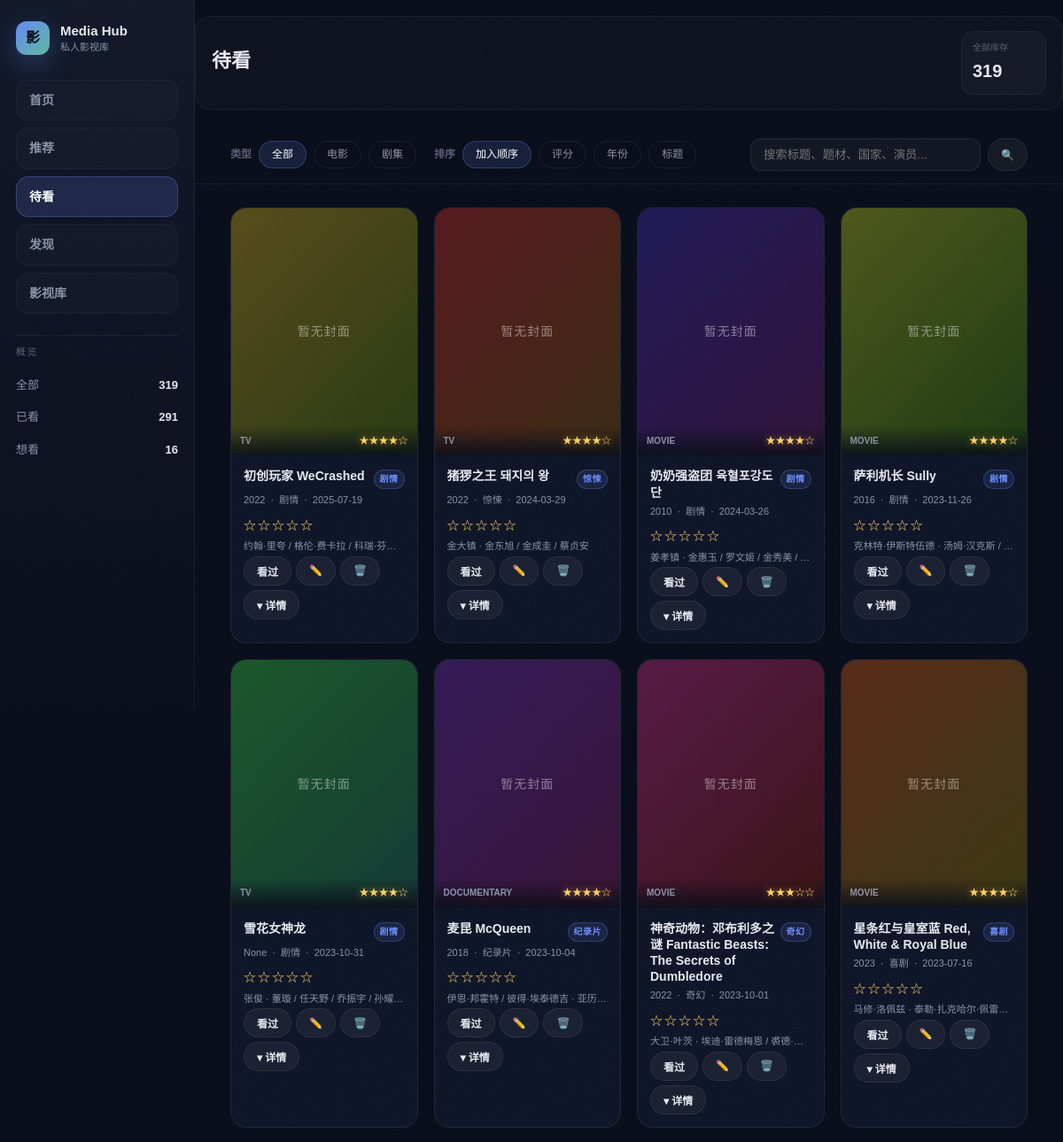
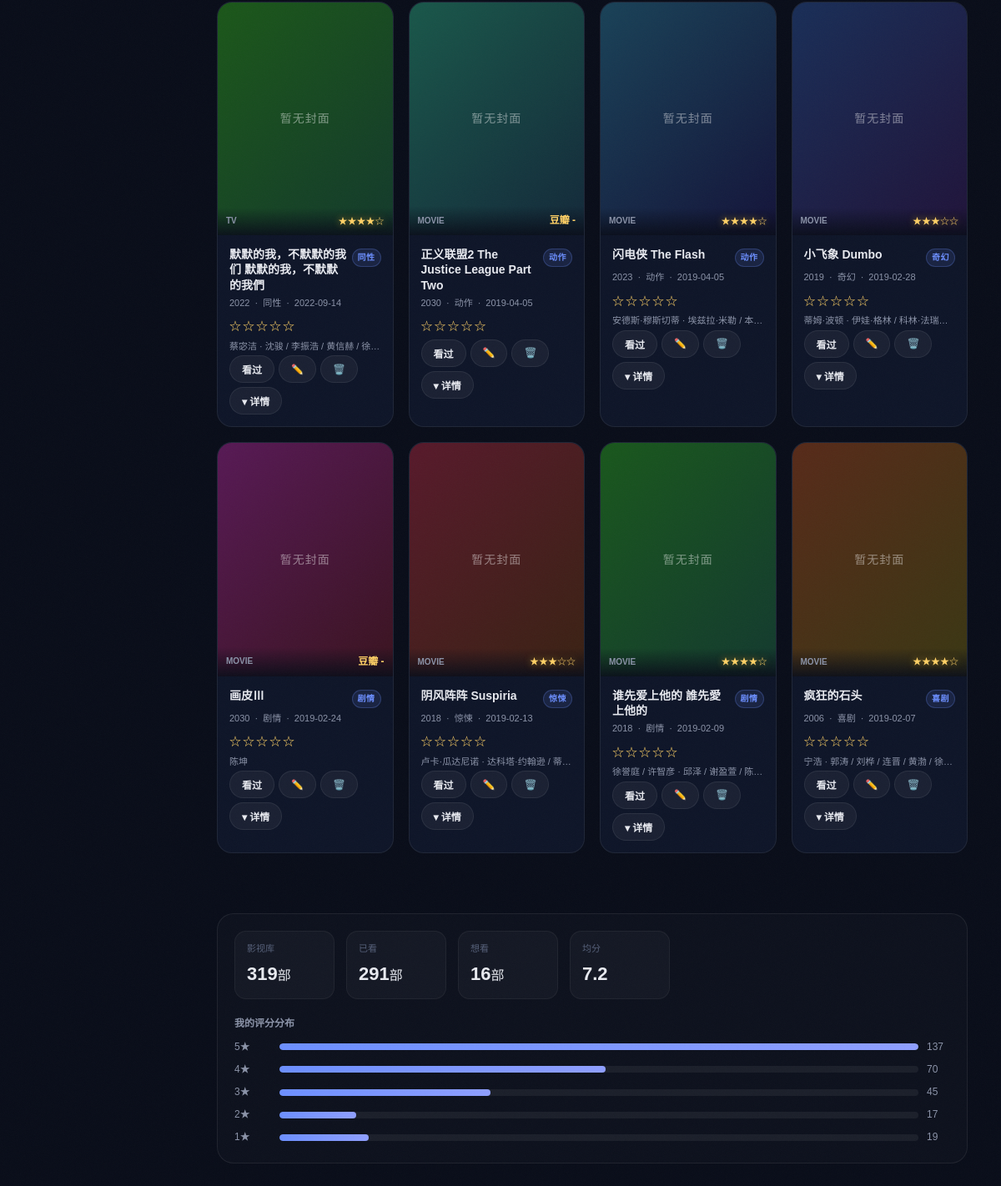
Screenshot of /watchlist with the database file from the repository (2 pictures, top to bottom).
### tables this page shows
CREATE TABLE douban_watch_history (
    subject_id TEXT PRIMARY KEY,
    title TEXT NOT NULL,
    kind TEXT,
    year INTEGER,
    url TEXT,
    intro TEXT,
    watched_date TEXT,
    my_rating INTEGER,
    comment TEXT,
    tags TEXT,
    scraped_at TEXT DEFAULT CURRENT_TIMESTAMP
, douban_rating REAL, douban_rating_count INTEGER, subtype TEXT, directors TEXT, actors TEXT, countries TEXT, genres TEXT, languages TEXT, release_dates TEXT, durations TEXT, episodes TEXT, aka TEXT, summary TEXT, meta_scraped_at TEXT, status TEXT, cover_url TEXT, watch_count INTEGER DEFAULT 1, rating_source TEXT DEFAULT "douban", comment_source TEXT DEFAULT "douban", recommend_feedback TEXT, feedback_updated_at TEXT, added_at TEXT, tmdb_id TEXT, recommendation_note TEXT, recommended_at TEXT, recommend_rank INTEGER, recommend_source TEXT);

### app.py (the view)
@app.get('/watchlist', response_class=HTMLResponse)
def watchlist(request: Request, kind: str = Query('all'), q: str = Query(''), sort: str = Query('date'), added_order: str = Query('desc'), page: int = Query(1)):
    PAGE_SIZE = 20
    conn = get_conn()
    items, total = build_wish_items_paged(conn, kind=kind, q=q, sort=sort, added_order=added_order, page=page, page_size=PAGE_SIZE)
    return templates.TemplateResponse('library.html', {
        'request': request,
        'items': items,
        'status': 'wish',
        'kind': kind,
        'q': q,
        'sort': sort,
        'added_order': added_order,
        'page': page,
        'total': total,
        'page_size': PAGE_SIZE,
        'page_mode': 'watchlist',
        'site_stats': get_site_stats(),
    })

### templates/library.html (shortened to what this page needs)
{% extends 'base.html' %}
{% block content %}
<section class="page-intro compact muted">
  <div>
    <h1>{% if page_mode == 'watchlist' %}待看{% else %}影视库{% endif %}</h1>
  </div>
  <div class="page-intro-stats">
    <div class="intro-stat"><span>全部库存</span><strong>{{ site_stats.total if site_stats else items|length }}</strong></div>
  </div>
</section>
<section class="filter-bar">
  <div class="filter-group">
    <span class="filter-label">类型</span>
    <a class="filter-chip {% if kind=='all' %}active{% endif %}" href="?status={{ status }}&kind=all&q={{ q }}&sort={{ sort }}{% if page_mode == 'watchlist' %}&added_order={{ added_order }}{% endif %}&page=1">全部</a>
    <a class="filter-chip {% if kind=='movie' %}active{% endif %}" href="?status={{ status }}&kind=movie&q={{ q }}&sort={{ sort }}{% if page_mode == 'watchlist' %}&added_order={{ added_order }}{% endif %}&page=1">电影</a>
    <a class="filter-chip {% if kind=='tv' %}active{% endif %}" href="?status={{ status }}&kind=tv&q={{ q }}&sort={{ sort }}{% if page_mode == 'watchlist' %}&added_order={{ added_order }}{% endif %}&page=1">剧集</a>
  </div>
  <div class="filter-group">
    <span class="filter-label">排序</span>
    <a class="filter-chip {% if sort=='date' %}active{% endif %}" href="?status={{ status }}&kind={{ kind }}&q={{ q }}&sort=date{% if page_mode == 'watchlist' %}&added_order={% if added_order=='desc' %}asc{% else %}desc{% endif %}{% endif %}&page=1">{% if page_mode == 'watchlist' %}加入顺序{% else %}最近看过{% endif %}</a>
    <a class="filter-chip {% if sort=='rating' %}active{% endif %}" href="?status={{ status }}&kind={{ kind }}&q={{ q }}&sort=rating{% if page_mode == 'watchlist' %}&added_order={{ added_order }}{% endif %}&page=1">评分</a>
    <a class="filter-chip {% if sort=='year' %}active{% endif %}" href="?status={{ status }}&kind={{ kind }}&q={{ q }}&sort=year{% if page_mode == 'watchlist' %}&added_order={{ added_order }}{% endif %}&page=1">年份</a>
    <a class="filter-chip {% if sort=='title' %}active{% endif %}" href="?status={{ status }}&kind={{ kind }}&q={{ q }}&sort=title{% if page_mode == 'watchlist' %}&added_order={{ added_order }}{% endif %}&page=1">标题</a>
  </div>
  <form class="search-form" method="get">
    <input type="text" name="q" value="{{ q }}" placeholder="搜索标题、题材、国家、演员...">
    <button type="submit" class="btn small">🔍</button>
  </form>
</section>
<div class="media-grid" id="library-grid">
  {% if not items %}
  <div class="empty-state">
    <div class="empty-icon">🎬</div>
    <p>没有找到符合条件的条目</p>
    <a class="btn primary" href="{% if page_mode == 'watchlist' %}/watchlist{% else %}/library{% endif %}">重置筛选</a>
  </div>
  {% else %}
  {% for item in items %}
  <article class="media-card" data-subject="{{ item.subject_id }}">
    <div class="media-cover" style="{{ item._cover_style if item._cover_style else 'background:linear-gradient(135deg,#1e2d55,#0c1225)' }}">
      <div class="media-cover-info">
        <span class="media-badge">{{ item.kind or '?' }}</span>
        {% if item._stars %}
        <span class="media-douban-stars">{{ item._stars }}</span>
        {% elif item.my_rating %}
        <span class="media-my-rating">{{ item.my_rating }}★</span>
        {% else %}
        <span class="media-douban-rating">豆瓣 {{ item.douban_rating or '-' }}</span>
        {% endif %}
      </div>
    </div>
    <div class="media-info">
      <div class="media-title-row">
        <h3 class="media-title">{{ item.title }}</h3>
        {% if item._first_genre %}
        <span class="rec-genre-chip">{{ item._first_genre }}</span>
        {% endif %}
      </div>
      <div class="media-meta">
        <span>{{ item.year }}</span>
        <span>·</span>
        <span>{{ (item.genres or '').split('/')[0] }}</span>
        {% if item.watched_date %}
        <span>·</span>
        <span>{{ item.watched_date }}</span>
        {% endif %}
      </div>
      <div class="media-my-stars" data-id="{{ item.subject_id }}" title="点击评分" style="cursor:pointer;color:#ffd166;font-size:14px;letter-spacing:2px;margin-bottom:4px">
        {% if item.my_rating %}{{ '★' * item.my_rating }}{{ '☆' * (5 - item.my_rating) }}{% else %}☆☆☆☆☆{% endif %}
      </div>
      {% if item.directors or item.actors %}
      <p class="rec-credits" style="font-size:11px;margin:4px 0 2px;color:var(--text-secondary);overflow:hidden;text-overflow:ellipsis;white-space:nowrap">{{ item.directors[:30] }}{% if item.directors and item.actors %} · {% endif %}{{ item.actors[:40] }}</p>
      {% endif %}
      <div class="media-actions">
        <button class="btn small watch-btn {% if item.status=='collect' %}primary{% endif %}" data-id="{{ item.subject_id }}" data-action="watch">
          {% if item.status == 'collect' %}已看{% else %}看过{% endif %}
        </button>
        <button class="btn small edit-btn" data-id="{{ item.subject_id }}">✏️</button>
        <button class="btn small delete-btn" data-id="{{ item.subject_id }}" data-title="{{ item.title|e }}">🗑️</button>
        <button class="btn small expand-lib-btn" data-id="{{ item.subject_id }}" title="展开详情">▾ 详情</button>
      </div>
    </div>
  </article>
  {% endfor %}
  {% endif %}
</div>
{% set total_pages = ((total + page_size - 1) // page_size) if total and page_size else 1 %}
{% endblock %}

### templates/base.html (style rules this page uses)
html { scroll-behavior: smooth; }

### rows the page displays
douban_watch_history: kind "TV", _stars "★★★★☆", title "初创玩家 WeCrashed", _first_genre "剧情", year "2022", genres "剧情", watched_date "2025-07-19", directors "约翰·里夸 / 格伦·费卡拉 / 科瑞·芬…", status "看过"
douban_watch_history: kind "TV", _stars "★★★★☆", title "猪猡之王 돼지의 왕", _first_genre "惊悚", year "2022", genres "惊悚", watched_date "2024-03-29", directors "金大镇", actors "金东旭 / 金成圭 / 蔡贞安", status "看过"
douban_watch_history: kind "MOVIE", _stars "★★★★☆", title "奶奶强盗团 육혈포강도단", _first_genre "剧情", year "2010", genres "剧情", watched_date "2024-03-26", directors "姜孝镇", actors "金惠玉 / 罗文姬 / 金秀美 /…", status "看过"
douban_watch_history: kind "MOVIE", _stars "★★★★☆", title "萨利机长 Sully", _first_genre "剧情", year "2016", genres "剧情", watched_date "2023-11-26", directors "克林特·伊斯特伍德", actors "汤姆·汉克斯 /…", status "看过"
douban_watch_history: kind "TV", _stars "★★★★☆", title "雪花女神龙", _first_genre "剧情", year "None", genres "剧情", watched_date "2023-10-31", directors "张俊", actors "董璇 / 任天野 / 乔振宇 / 孙耀…", status "看过"
douban_watch_history: kind "DOCUMENTARY", _stars "★★★★☆", title "麦昆 McQueen", _first_genre "纪录片", year "2018", genres "纪录片", watched_date "2023-10-04", directors "伊恩·邦霍特 / 彼得·埃泰德吉", actors "亚历…", status "看过"
douban_watch_history: kind "MOVIE", _stars "★★★☆☆", title "神奇动物：邓布利多之谜 Fantastic Beasts: The Secrets of Dumbledore", _first_genre "奇幻", year "2022", genres "奇幻", watched_date "2023-10-01", directors "大卫·叶茨", actors "埃迪·雷德梅恩 / 裘德·…", status "看过"
douban_watch_history: kind "MOVIE", _stars "★★★★☆", title "星条红与皇室蓝 Red, White & Royal Blue", _first_genre "喜剧", year "2023", genres "喜剧", watched_date "2023-07-16", directors "马修·洛佩兹", actors "泰勒·扎克哈尔·佩雷…", status "看过"
douban_watch_history: kind "TV", _stars "★★★★☆", title "默默的我，不默默的我们 默默的我，不默默的我們", _first_genre "同性", year "2022", genres "同性", watched_date "2022-09-14", directors "蔡宓洁", actors "沈骏 / 李振浩 / 黄信赫 / 徐…", status "看过"
douban_watch_history: kind "MOVIE", douban_rating "-", title "正义联盟2 The Justice League Part Two", _first_genre "动作", year "2030", genres "动作", watched_date "2019-04-05", status "看过"
douban_watch_history: kind "MOVIE", _stars "★★★★☆", title "闪电侠 The Flash", _first_genre "动作", year "2023", genres "动作", watched_date "2019-04-05", directors "安德斯·穆斯切蒂", actors "埃兹拉·米勒 / 本…", status "看过"
douban_watch_history: kind "MOVIE", _stars "★★★☆☆", title "小飞象 Dumbo", _first_genre "奇幻", year "2019", genres "奇幻", watched_date "2019-02-28", directors "蒂姆·波顿", actors "伊娃·格林 / 科林·法瑞…", status "看过"
douban_watch_history: kind "MOVIE", douban_rating "-", title "画皮Ⅲ", _first_genre "剧情", year "2030", genres "剧情", watched_date "2019-02-24", actors "陈坤", status "看过"
douban_watch_history: kind "MOVIE", _stars "★★★☆☆", title "阴风阵阵 Suspiria", _first_genre "惊悚", year "2018", genres "惊悚", watched_date "2019-02-13", directors "卢卡·瓜达尼诺", actors "达科塔·约翰逊 / 蒂…", status "看过"
douban_watch_history: kind "MOVIE", _stars "★★★★☆", title "谁先爱上他的 誰先愛上他的", _first_genre "剧情", year "2018", genres "剧情", watched_date "2019-02-09", directors "徐誉庭 / 许智彦", actors "邱泽 / 谢盈萱 / 陈…", status "看过"
douban_watch_history: kind "MOVIE", _stars "★★★★☆", title "疯狂的石头", _first_genre "喜剧", year "2006", genres "喜剧", watched_date "2019-02-07", directors "宁浩", actors "郭涛 / 刘桦 / 连晋 / 黄渤 / 徐…", status "看过"

### other values shown
{{ site_stats.total }} "319"
{{ site_stats.watched }} "291"
{{ site_stats.wish }} "16"
{{ site_stats.total if site_stats else items|length }} "319"
{{ site_stats.avg_rating }} "7.2"
{{ row.label }} "5★" "4★" "3★" "2★" "1★"
{{ row.count }} "137" "70" "45" "17" "19"
